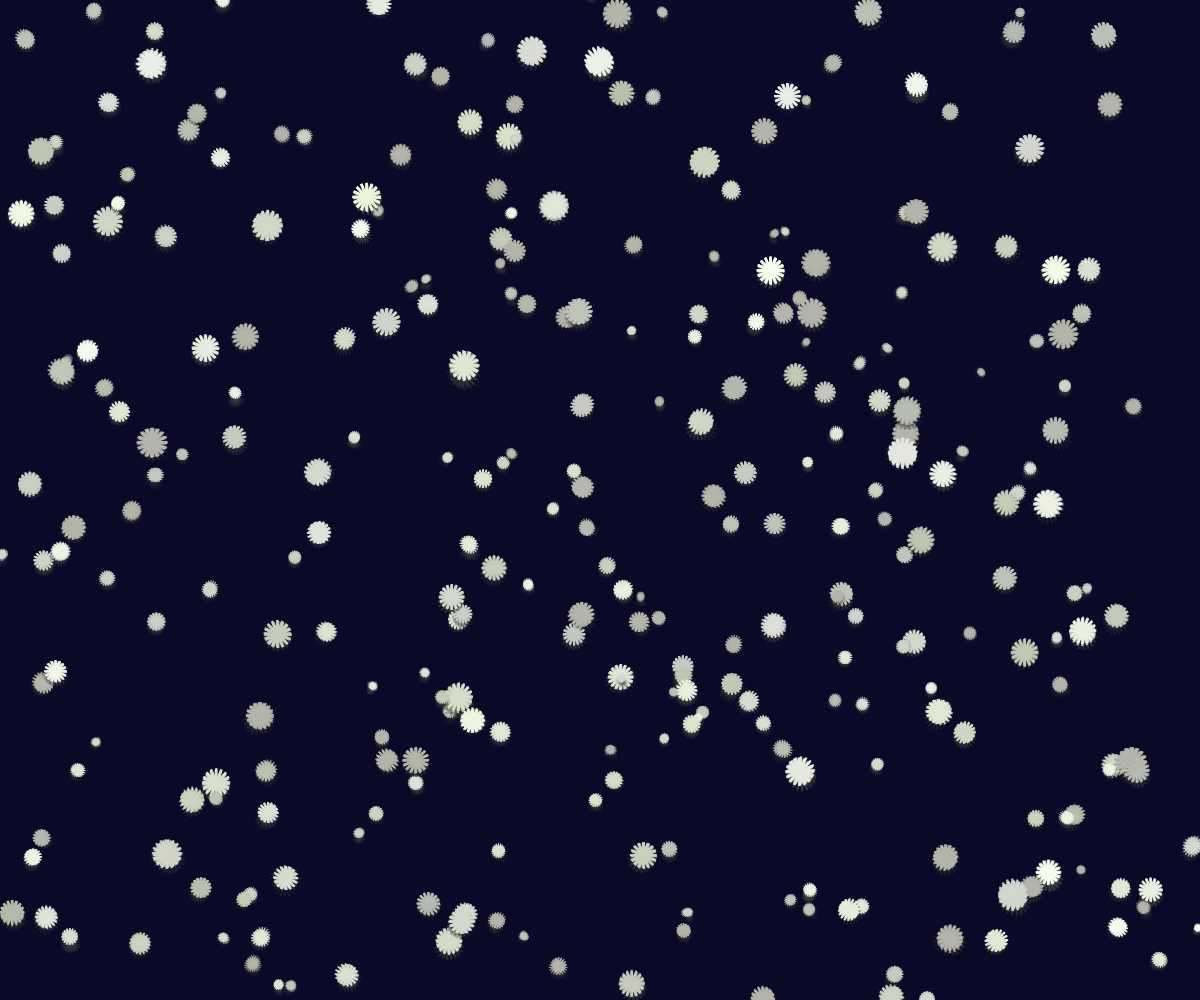
Frame 1 (no input)
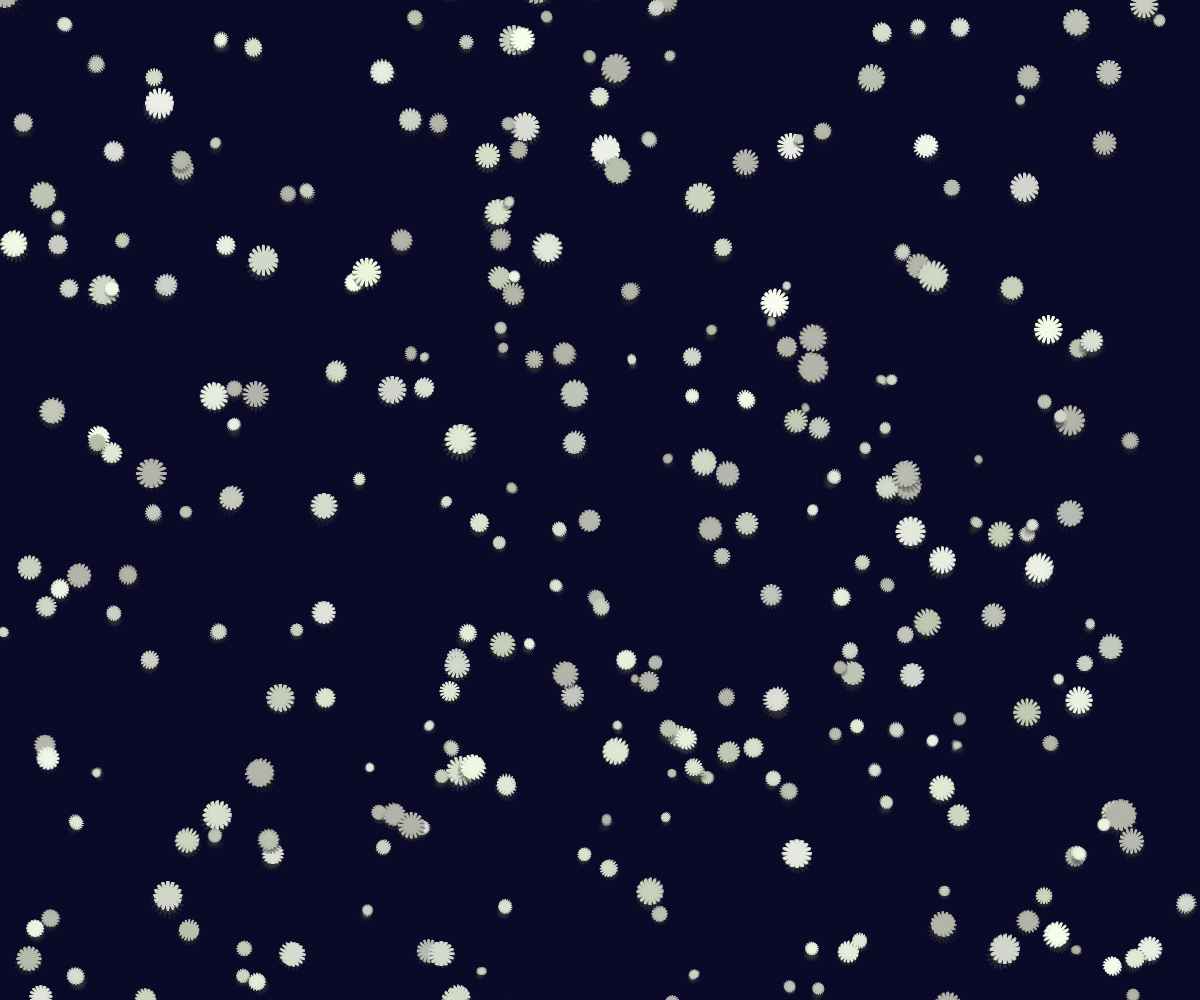
Frame 60 (no input)
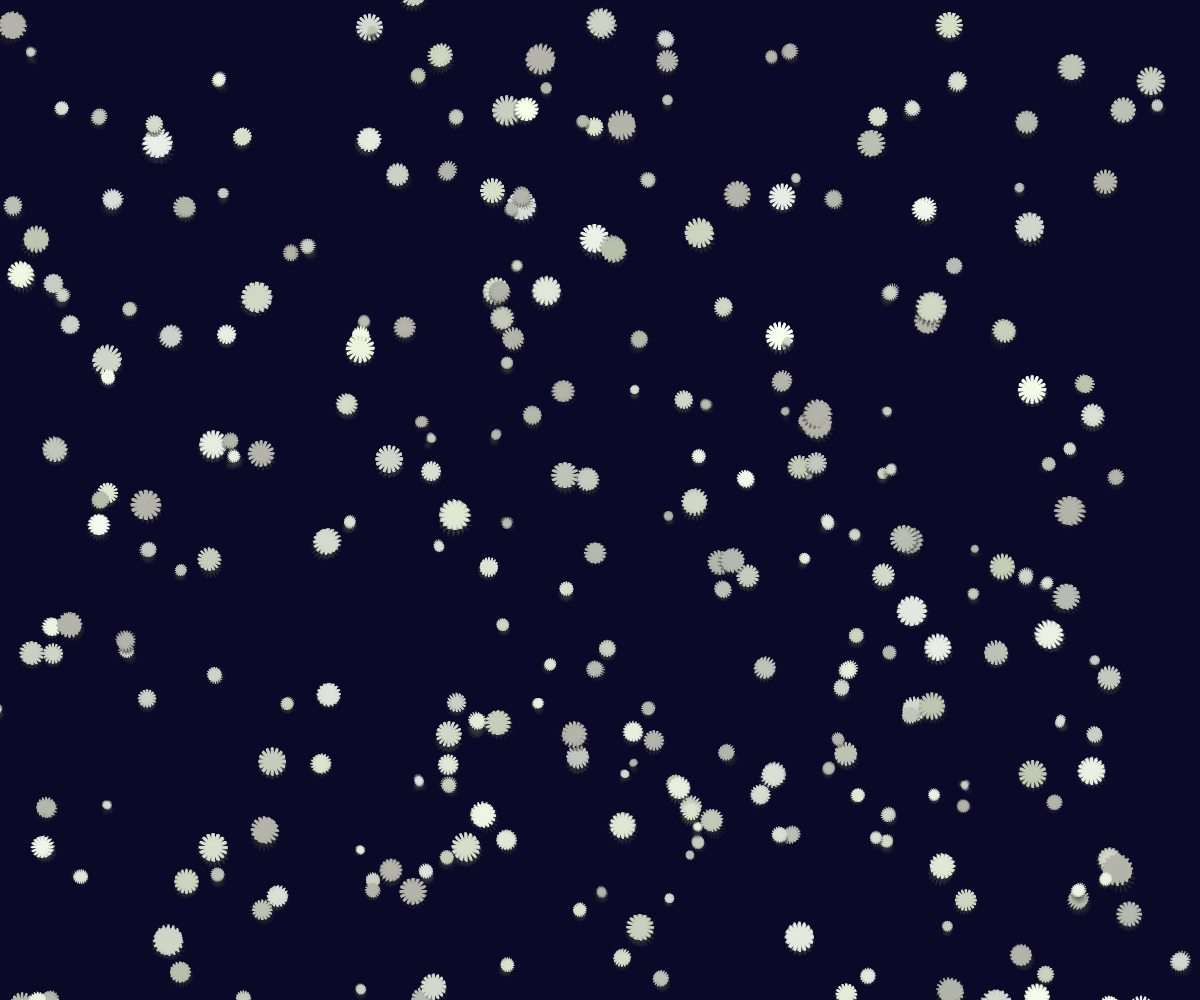
Frame 120 (the mouse pressed at the canvas centre since frame 60)

The p5.js sketch that drew these frames (run headless with seeded random() and noise() and a simulated clock; from frame 60 on, the mouse is pressed at the canvas centre):

// p5.js sketch
// ── sketch.js
let fiocchi;

//variabile = 4
//variabile = {}
//variabile = [] è come tabella (variabile composta)

function setup() {
	createCanvas(windowWidth, windowHeight);

	fiocchi = [];

	const f = "✺";

	for(let i = 0; i < 333; i++) {
		let baseWhite = random(200, 255); 
		let yellowTint = random(15, 45);  
		let grayVariation = random(-60, -10); 
		

		fiocchi[i] = {
			px: random(0, width),
			py: random(-100, height),
			dim: random (10, 40),
			vel: random(0.5, 1.5),
			chr: f[Math.floor(random(f.length))],
			colore: color(
				constrain(baseWhite + grayVariation + yellowTint * 0.3, 180, 255), 
				constrain(baseWhite + grayVariation + yellowTint * 0.5, 180, 255),  
				constrain(baseWhite + grayVariation, 170, 255),                    
				random(180, 255) 
			  ),
			  
			  blur: random(1.5, 4.5),
			  shadowOffset: random(2, 5)
			}
		  }
		}
// Il : nel setup viene inserito solo in fase di
// creazione dell'oggetto
	


function draw() {

	background(10, 10, 40)
	
	for(let i = 0; i < fiocchi.length; i++) {
		fiocchi[i].px = fiocchi[i].px + random(-1.5, 1.5);
		fiocchi[i].py = fiocchi[i].py + fiocchi[i].vel;
	
	
	if(fiocchi[i].py > height + 100) {
		fiocchi[i].py = -100;
		fiocchi[i].px = random(0, width);
	}
	textAlign(CENTER, CENTER);
    textSize(fiocchi[i].dim);
    
    // Ombra sfocata (più scura e traslucida)
    fill(red(fiocchi[i].colore) * 0.3, green(fiocchi[i].colore) * 0.3, blue(fiocchi[i].colore) * 0.3, 80);
    for(let j = 0; j < 5; j++) {
      let offsetX = random(-fiocchi[i].blur, fiocchi[i].blur);
      let offsetY = random(-fiocchi[i].blur, fiocchi[i].blur);
      text(fiocchi[i].chr, fiocchi[i].px + offsetX, fiocchi[i].py + offsetY + fiocchi[i].shadowOffset);
    }
    
    // Fiocco principale con leggera sfocatura
    fill(fiocchi[i].colore);
    for(let j = 0; j < 4; j++) {
      let offsetX = random(-fiocchi[i].blur * 0.5, fiocchi[i].blur * 0.5);
      let offsetY = random(-fiocchi[i].blur * 0.5, fiocchi[i].blur * 0.5);
      text(fiocchi[i].chr, fiocchi[i].px + offsetX, fiocchi[i].py + offsetY);
    }
    
    // Fiocco centrale (più nitido)
    fill(red(fiocchi[i].colore), green(fiocchi[i].colore), blue(fiocchi[i].colore), 255);
    text(fiocchi[i].chr, fiocchi[i].px, fiocchi[i].py);
  }
}

	function windowResized() {
	resizeCanvas(windowWidth, windowHeight)
	
}


/*

* ✺ ✱ ✳ ✲ ✽ ❋ ☸ ⧆ ⊛ ⁕ ⁎ ﹡ ∗


*/
